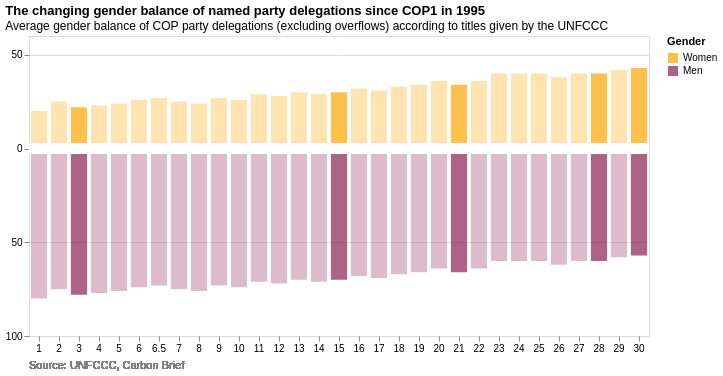

Here is the Vega-Lite specification saved for this chart:
### Vega-Lite specification from a JSON file in a GitHub repository (floating-point values rounded to 4 significant figures)
{"$schema": "https://vega.github.io/schema/vega-lite/v6.json", "title": {"text": "The changing gender balance of named party delegations since COP1 in 1995", "subtitle": "Average gender balance of COP party delegations (excluding overflows) according to titles given by the UNFCCC", "anchor": "start"}, "data": {"values": [{"COP": 1, "Gender": "Women", "Percentage": 20}, {"COP": 1, "Gender": "Men", "Percentage": -80}, {"COP": 2, "Gender": "Women", "Percentage": 25}, {"COP": 2, "Gender": "Men", "Percentage": -75}, {"COP": 3, "Gender": "Women", "Percentage": 22}, {"COP": 3, "Gender": "Men", "Percentage": -78}, {"COP": 4, "Gender": "Women", "Percentage": 23}, {"COP": 4, "Gender": "Men", "Percentage": -77}, {"COP": 5, "Gender": "Women", "Percentage": 24}, {"COP": 5, "Gender": "Men", "Percentage": -76}, {"COP": 6, "Gender": "Women", "Percentage": 26}, {"COP": 6, "Gender": "Men", "Percentage": -74}, {"COP": 6.5, "Gender": "Women", "Percentage": 27}, {"COP": 6.5, "Gender": "Men", "Percentage": -73}, {"COP": 7, "Gender": "Women", "Percentage": 25}, {"COP": 7, "Gender": "Men", "Percentage": -75}, {"COP": 8, "Gender": "Women", "Percentage": 24}, {"COP": 8, "Gender": "Men", "Percentage": -76}, {"COP": 9, "Gender": "Women", "Percentage": 27}, {"COP": 9, "Gender": "Men", "Percentage": -73}, {"COP": 10, "Gender": "Women", "Percentage": 26}, {"COP": 10, "Gender": "Men", "Percentage": -74}, {"COP": 11, "Gender": "Women", "Percentage": 29}, {"COP": 11, "Gender": "Men", "Percentage": -71}, {"COP": 12, "Gender": "Women", "Percentage": 28}, {"COP": 12, "Gender": "Men", "Percentage": -72}, {"COP": 13, "Gender": "Women", "Percentage": 30}, {"COP": 13, "Gender": "Men", "Percentage": -70}, {"COP": 14, "Gender": "Women", "Percentage": 29}, {"COP": 14, "Gender": "Men", "Percentage": -71}, {"COP": 15, "Gender": "Women", "Percentage": 30}, {"COP": 15, "Gender": "Men", "Percentage": -70}, {"COP": 16, "Gender": "Women", "Percentage": 32}, {"COP": 16, "Gender": "Men", "Percentage": -68}, {"COP": 17, "Gender": "Women", "Percentage": 31}, {"COP": 17, "Gender": "Men", "Percentage": -69}, {"COP": 18, "Gender": "Women", "Percentage": 33}, {"COP": 18, "Gender": "Men", "Percentage": -67}, {"COP": 19, "Gender": "Women", "Percentage": 34}, {"COP": 19, "Gender": "Men", "Percentage": -66}, {"COP": 20, "Gender": "Women", "Percentage": 36}, {"COP": 20, "Gender": "Men", "Percentage": -64}, {"COP": 21, "Gender": "Women", "Percentage": 34}, {"COP": 21, "Gender": "Men", "Percentage": -66}, {"COP": 22, "Gender": "Women", "Percentage": 36}, {"COP": 22, "Gender": "Men", "Percentage": -64}, {"COP": 23, "Gender": "Women", "Percentage": 40}, {"COP": 23, "Gender": "Men", "Percentage": -60}, {"COP": 24, "Gender": "Women", "Percentage": 40}, {"COP": 24, "Gender": "Men", "Percentage": -60}, {"COP": 25, "Gender": "Women", "Percentage": 40}, {"COP": 25, "Gender": "Men", "Percentage": -60}, {"COP": 26, "Gender": "Women", "Percentage": 38}, {"COP": 26, "Gender": "Men", "Percentage": -62}, {"COP": 27, "Gender": "Women", "Percentage": 40}, {"COP": 27, "Gender": "Men", "Percentage": -60}, {"COP": 28, "Gender": "Women", "Percentage": 40}, {"COP": 28, "Gender": "Men", "Percentage": -60}, {"COP": 29, "Gender": "Women", "Percentage": 42}, {"COP": 29, "Gender": "Men", "Percentage": -58}, {"COP": 30, "Gender": "Women", "Percentage": 43}, {"COP": 30, "Gender": "Men", "Percentage": -57}]}, "layer": [{"mark": {"type": "bar", "width": {"band": 0.9}}, "encoding": {"x": {"field": "COP", "type": "ordinal", "axis": {"labelAngle": 0, "title": null, "domain": false}}, "y": {"field": "Percentage", "type": "quantitative", "scale": {"domain": [-100, 50]}, "axis": {"title": "", "labelExpr": "abs(datum.value)", "values": [-100, -50, 0, 50], "domain": false}}, "color": {"field": "Gender", "type": "nominal", "scale": {"domain": ["Women", "Men"], "range": ["#FFA500", "#8B2252"]}, "legend": {"orient": "right"}}, "opacity": {"condition": {"test": "datum.COP == 3 || datum.COP == 15 || datum.COP == 21 || datum.COP == 28 || datum.COP == 30", "value": 0.7}, "value": 0.3}}}, {"mark": {"type": "rule", "color": "white", "strokeWidth": 10}, "encoding": {"y": {"datum": 0}}}, {"mark": {"type": "text", "dx": -310, "dy": 180, "fontSize": 11, "color": "gray", "align": "left"}, "encoding": {"text": {"value": "Source: UNFCCC, Carbon Brief"}}}], "config": {}}
